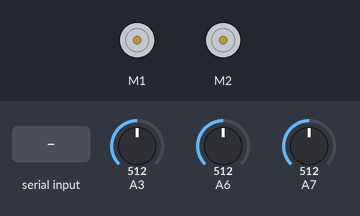
The sketch below on a simulated Arduino Nano, built with avr-gcc and run on an emulated ATmega328P. Parts: 2 × DC motor (green arrow = forward, orange = backward, longer = faster). The test bench sets the inputs (shaded band); at power-on: A6 = 512, A7 = 512, A3 = 512.

Above: at 1.2 s.
1.3 s: A6 set to 782
2.8 s: A6 set to 815
At 3.6 s:
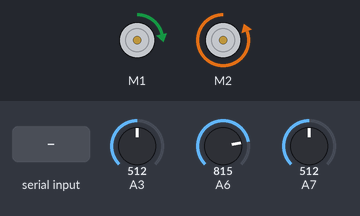
5.8 s: A7 set to 810
At 7.09 s:
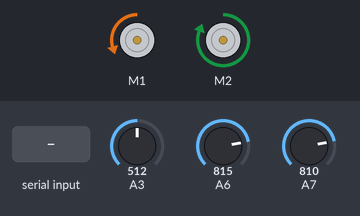
8.8 s: A3 set to 792
11.8 s: A3 set to 809
At 12.8 s:
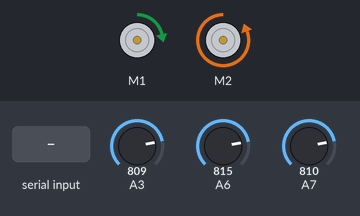
13.3 s: "1" received over Serial
At 14.7 s:
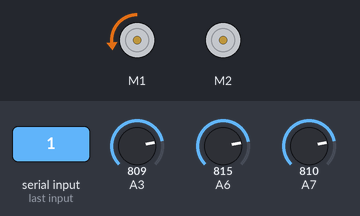
Timing chart, 0 to 16.3 s (numbered marks = the images above; inputs shaded):
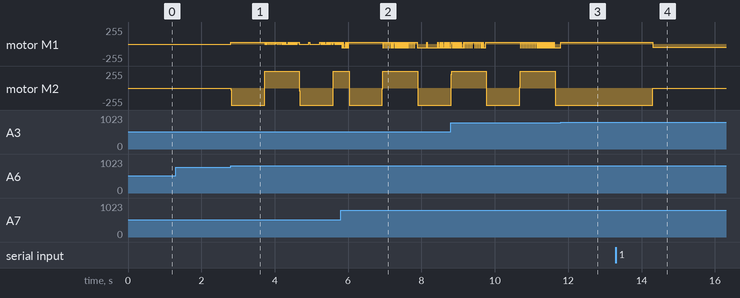

Measured:
- the behaviour switches between 799 and 800 on A6 (found by bisection; images 0 and 1)
- the behaviour switches between 799 and 800 on A3 (found by bisection; images 2 and 3)
- after the input at 1.3 s, every drawn part: stays the same
- after the input at 2.8 s, motor M2: alternates forward 255/255 for 0.95 s and backward 255/255 for 0.92 s, starting at once
- after the input at 11.8 s, motor M2: stays backward 255/255 (without the input it goes to forward 27/255 after 0.74 s)
- after the input at 13.3 s, motor M1: forward 29/255 → backward 48/255 after 1.0 s; motor M2: backward 255/255 → stopped after 1.0 s

The sketch:

serial_test_combined.ino
```cpp
#include <RedBot.h>

RedBotSensor left = RedBotSensor(A3);   // initialize a left sensor object on A3
RedBotSensor center = RedBotSensor(A6); // initialize a center sensor object on A4
RedBotSensor right = RedBotSensor(A7);  // initialize a right sensor object on A7
RedBotMotors motors;

byte data [4];
boolean manualMode = true;
int leftSpeed;
int rightSpeed;

int leftRead;
int centerRead;
int rightRead;

#define LINETHRESHOLD 800
#define SPEED 65  // sets the nominal speed. Set to any number from 0 - 255.


void setup() {
  Serial.begin(9600);

}
void loop() {
  if (Serial.available() > 0) {
    Serial.readBytes(data, 4);
    //Serial.println("I got epic value" + data[0])
    if (data[1] == 2 && data[3] == 2) {
      manualMode = !manualMode;
      //Serial.println("Actually going automatic rn fr fr");
    }
    if (manualMode) {
      leftSpeed = data[0] * pow(-1, data[1]);
      rightSpeed = data[2] * pow(-1, data[3]);

    }
  }
  //if (!manualMode) {
  leftRead = left.read();
  centerRead = center.read();
  rightRead = right.read();
  //Serial.print(leftRead);
  //Serial.print("\t");  // tab character
  //Serial.print(centerRead);
  //Serial.print("\t");  // tab character
  //Serial.print(rightRead);
  if (centerRead < LINETHRESHOLD)
  {
    leftSpeed = -leftSpeed;
    rightSpeed = rightSpeed;
  }

  // if the line is under the right sensor, adjust relative speeds to turn to the right
  else if (rightRead < LINETHRESHOLD)
  {
    leftSpeed = -(leftSpeed + 30);
    rightSpeed = rightSpeed - 30;
  }

  // if the line is under the left sensor, adjust relative speeds to turn to the left
  else if (leftRead < LINETHRESHOLD)
  {
    leftSpeed = -(leftSpeed - 30);
    rightSpeed = rightSpeed + 30;
  }
  //}
  motors.leftMotor(leftSpeed);
  motors.rightMotor(rightSpeed);
}
```
